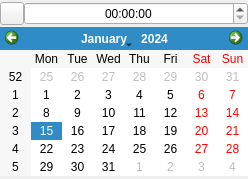
<?xml version="1.0" encoding="UTF-8"?>
<ui version="4.0">
 <class>DateTime</class>
 <widget class="QWidget" name="DateTime">
  <property name="geometry">
   <rect>
    <x>0</x>
    <y>0</y>
    <width>216</width>
    <height>179</height>
   </rect>
  </property>
  <property name="sizePolicy">
   <sizepolicy hsizetype="Fixed" vsizetype="Fixed">
    <horstretch>0</horstretch>
    <verstretch>0</verstretch>
   </sizepolicy>
  </property>
  <property name="windowTitle">
   <string>Form</string>
  </property>
  <layout class="QVBoxLayout" name="verticalLayout_2">
   <property name="spacing">
    <number>0</number>
   </property>
   <property name="margin">
    <number>0</number>
   </property>
   <item>
    <layout class="QHBoxLayout" name="horizontalLayout">
     <item>
      <widget class="QToolButton" name="_reset">
       <property name="toolTip">
        <string>Reset time to current time</string>
       </property>
       <property name="text">
        <string/>
       </property>
       <property name="icon">
        <iconset resource="grepotool.qrc">
         <normaloff>:/icons/reset_time.ico</normaloff>:/icons/reset_time.ico</iconset>
       </property>
      </widget>
     </item>
     <item>
      <layout class="QVBoxLayout" name="verticalLayout">
       <property name="spacing">
        <number>0</number>
       </property>
       <item>
        <widget class="QTimeEdit" name="_time">
         <property name="toolTip">
          <string>Time</string>
         </property>
         <property name="alignment">
          <set>Qt::AlignCenter</set>
         </property>
         <property name="maximumDate">
          <date>
           <year>2000</year>
           <month>1</month>
           <day>1</day>
          </date>
         </property>
         <property name="displayFormat">
          <string>HH:mm:ss</string>
         </property>
        </widget>
       </item>
      </layout>
     </item>
    </layout>
   </item>
   <item>
    <widget class="QCalendarWidget" name="_date">
     <property name="sizePolicy">
      <sizepolicy hsizetype="Fixed" vsizetype="Fixed">
       <horstretch>0</horstretch>
       <verstretch>0</verstretch>
      </sizepolicy>
     </property>
     <property name="minimumDate">
      <date>
       <year>2000</year>
       <month>1</month>
       <day>1</day>
      </date>
     </property>
     <property name="maximumDate">
      <date>
       <year>2199</year>
       <month>12</month>
       <day>31</day>
      </date>
     </property>
     <property name="firstDayOfWeek">
      <enum>Qt::Monday</enum>
     </property>
     <property name="dateEditEnabled">
      <bool>true</bool>
     </property>
    </widget>
   </item>
  </layout>
 </widget>
 <resources>
  <include location="grepotool.qrc"/>
 </resources>
 <connections/>
</ui>
